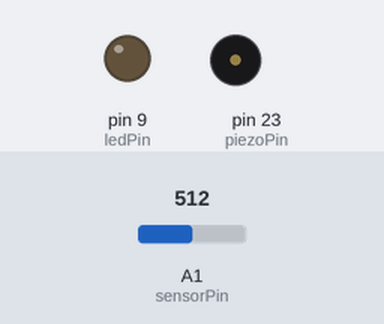
This sketch was run on a simulated Arduino Mega 2560, built with avr-gcc and run on an emulated ATmega2560. Parts: output pins drawn as LEDs (lit = HIGH), buzzer (waves = sounding). The test bench sets the inputs (shaded band); at power-on: A1 (sensorPin) = 512.

Above: at 6.2 s.
6.3 s: A1 (sensorPin) set to 505
At 7.4 s:
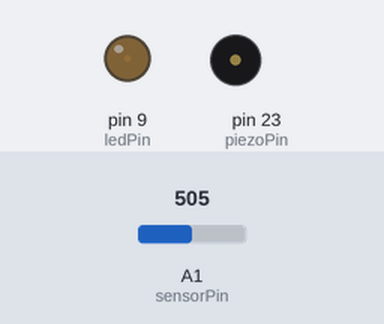
Timing chart, 0 to 15.3 s (numbered marks = the images above; inputs shaded):
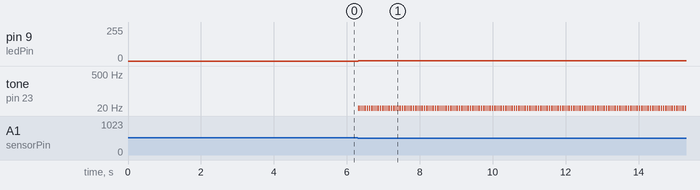

Measured:
- the behaviour switches between 512 and 511 on A1 (sensorPin) (found by bisection; images 0 and 1)
- after the input at 6.3 s, pin 9 (ledPin): 0/255 → 1/255 at once; tone on pin 23 (piezoPin): alternates 1 Hz for 0.03 s and silent for 0.03 s, starting at once

The sketch:

sketch_lightSensor.ino
```cpp
int sensorValue = 0;         // the sensor value
int sensorMin = 1023;        // minimum sensor value
int sensorMax = 0;           // maximum sensor value

int piezoPin = 23; // Piezo on Pin 8
int sensorPin = 1;
//int ldrValue = 0; // Value read from the LDR
int ledPin = 9;

void setup() {
  // turn on piezo to signal the start of the calibration period:
  pinMode(piezoPin, OUTPUT);
  //digitalWrite(piezoPin, HIGH);

  pinMode(ledPin, OUTPUT);
  //digitalWrite(ledPin, HIGH);

  // calibrate during the first five seconds
  while (millis() < 5000) {
    sensorValue = analogRead(sensorPin);

    // record the maximum sensor value
    if (sensorValue > sensorMax) {
      sensorMax = sensorValue;
    }

    // record the minimum sensor value
    if (sensorValue < sensorMin) {
      sensorMin = sensorValue;
    }
  }
}

void loop() {

  sensorValue = analogRead(1); // read the value from the LDR
  sensorValue = map(sensorValue, sensorMin, sensorMax, 0, 1023);
  sensorValue = constrain(sensorValue, 0, 1023);

  tone(piezoPin,sensorValue); // play a 1000Hz tone from the piezo
  analogWrite(ledPin, sensorValue);
  delay(25); // wait a bit
  noTone(piezoPin); // stop the tone


  Serial.print("sensorValue: ");
  Serial.println(sensorValue);

  delay(25); // wait the amount of milliseconds in ldrValue

}
```
